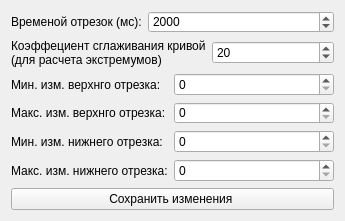
<?xml version="1.0" encoding="UTF-8"?>
<ui version="4.0">
 <class>Form</class>
 <widget class="QWidget" name="Form">
  <property name="windowModality">
   <enum>Qt::ApplicationModal</enum>
  </property>
  <property name="geometry">
   <rect>
    <x>0</x>
    <y>0</y>
    <width>345</width>
    <height>221</height>
   </rect>
  </property>
  <property name="minimumSize">
   <size>
    <width>345</width>
    <height>221</height>
   </size>
  </property>
  <property name="maximumSize">
   <size>
    <width>345</width>
    <height>221</height>
   </size>
  </property>
  <property name="windowTitle">
   <string>Analyser settings</string>
  </property>
  <layout class="QVBoxLayout" name="verticalLayout">
   <item>
    <layout class="QHBoxLayout" name="horizontalLayout">
     <item>
      <widget class="QLabel" name="label_4">
       <property name="sizePolicy">
        <sizepolicy hsizetype="Maximum" vsizetype="Preferred">
         <horstretch>0</horstretch>
         <verstretch>0</verstretch>
        </sizepolicy>
       </property>
       <property name="text">
        <string>Временой отрезок (мс):</string>
       </property>
      </widget>
     </item>
     <item>
      <widget class="QSpinBox" name="time_delta">
       <property name="minimumSize">
        <size>
         <width>0</width>
         <height>20</height>
        </size>
       </property>
       <property name="maximum">
        <number>10000</number>
       </property>
       <property name="singleStep">
        <number>500</number>
       </property>
       <property name="value">
        <number>2000</number>
       </property>
      </widget>
     </item>
    </layout>
   </item>
   <item>
    <layout class="QHBoxLayout" name="horizontalLayout_2">
     <item>
      <widget class="QLabel" name="label">
       <property name="text">
        <string>Коэффециент сглаживания кривой
(для расчета экстремумов)</string>
       </property>
      </widget>
     </item>
     <item>
      <widget class="QSpinBox" name="smooth_c">
       <property name="maximum">
        <number>200</number>
       </property>
       <property name="value">
        <number>20</number>
       </property>
      </widget>
     </item>
    </layout>
   </item>
   <item>
    <layout class="QFormLayout" name="formLayout">
     <item row="0" column="0">
      <widget class="QLabel" name="label_delta_top">
       <property name="sizePolicy">
        <sizepolicy hsizetype="Maximum" vsizetype="Preferred">
         <horstretch>0</horstretch>
         <verstretch>0</verstretch>
        </sizepolicy>
       </property>
       <property name="text">
        <string>Мин. изм. верхнго отрезка:</string>
       </property>
      </widget>
     </item>
     <item row="0" column="1">
      <widget class="QSpinBox" name="min_delta_top">
       <property name="sizePolicy">
        <sizepolicy hsizetype="Minimum" vsizetype="Fixed">
         <horstretch>0</horstretch>
         <verstretch>0</verstretch>
        </sizepolicy>
       </property>
       <property name="minimumSize">
        <size>
         <width>55</width>
         <height>20</height>
        </size>
       </property>
       <property name="maximumSize">
        <size>
         <width>16777215</width>
         <height>16777215</height>
        </size>
       </property>
       <property name="maximum">
        <number>10000</number>
       </property>
       <property name="value">
        <number>0</number>
       </property>
      </widget>
     </item>
     <item row="1" column="0">
      <widget class="QLabel" name="label_2">
       <property name="sizePolicy">
        <sizepolicy hsizetype="Maximum" vsizetype="Preferred">
         <horstretch>0</horstretch>
         <verstretch>0</verstretch>
        </sizepolicy>
       </property>
       <property name="contextMenuPolicy">
        <enum>Qt::NoContextMenu</enum>
       </property>
       <property name="text">
        <string>Макс. изм. верхнго отрезка:</string>
       </property>
      </widget>
     </item>
     <item row="1" column="1">
      <widget class="QSpinBox" name="max_delta_top">
       <property name="minimumSize">
        <size>
         <width>55</width>
         <height>20</height>
        </size>
       </property>
       <property name="maximumSize">
        <size>
         <width>16777215</width>
         <height>16777215</height>
        </size>
       </property>
       <property name="maximum">
        <number>10000</number>
       </property>
       <property name="value">
        <number>0</number>
       </property>
      </widget>
     </item>
     <item row="2" column="0">
      <widget class="QLabel" name="label_delta_bottom">
       <property name="sizePolicy">
        <sizepolicy hsizetype="Maximum" vsizetype="Preferred">
         <horstretch>0</horstretch>
         <verstretch>0</verstretch>
        </sizepolicy>
       </property>
       <property name="text">
        <string>Мин. изм. нижнего отрезка:</string>
       </property>
      </widget>
     </item>
     <item row="2" column="1">
      <widget class="QSpinBox" name="min_delta_bot">
       <property name="minimumSize">
        <size>
         <width>55</width>
         <height>20</height>
        </size>
       </property>
       <property name="maximumSize">
        <size>
         <width>16777215</width>
         <height>16777215</height>
        </size>
       </property>
       <property name="maximum">
        <number>10000</number>
       </property>
      </widget>
     </item>
     <item row="3" column="0">
      <widget class="QLabel" name="label_3">
       <property name="sizePolicy">
        <sizepolicy hsizetype="Maximum" vsizetype="Preferred">
         <horstretch>0</horstretch>
         <verstretch>0</verstretch>
        </sizepolicy>
       </property>
       <property name="text">
        <string>Макс. изм. нижнего отрезка:</string>
       </property>
      </widget>
     </item>
     <item row="3" column="1">
      <widget class="QSpinBox" name="max_delta_bot">
       <property name="minimumSize">
        <size>
         <width>55</width>
         <height>20</height>
        </size>
       </property>
       <property name="maximumSize">
        <size>
         <width>16777215</width>
         <height>16777215</height>
        </size>
       </property>
       <property name="maximum">
        <number>10000</number>
       </property>
      </widget>
     </item>
    </layout>
   </item>
   <item>
    <widget class="QPushButton" name="save_btn">
     <property name="text">
      <string>Сохранить изменения </string>
     </property>
    </widget>
   </item>
  </layout>
 </widget>
 <resources/>
 <connections/>
</ui>
